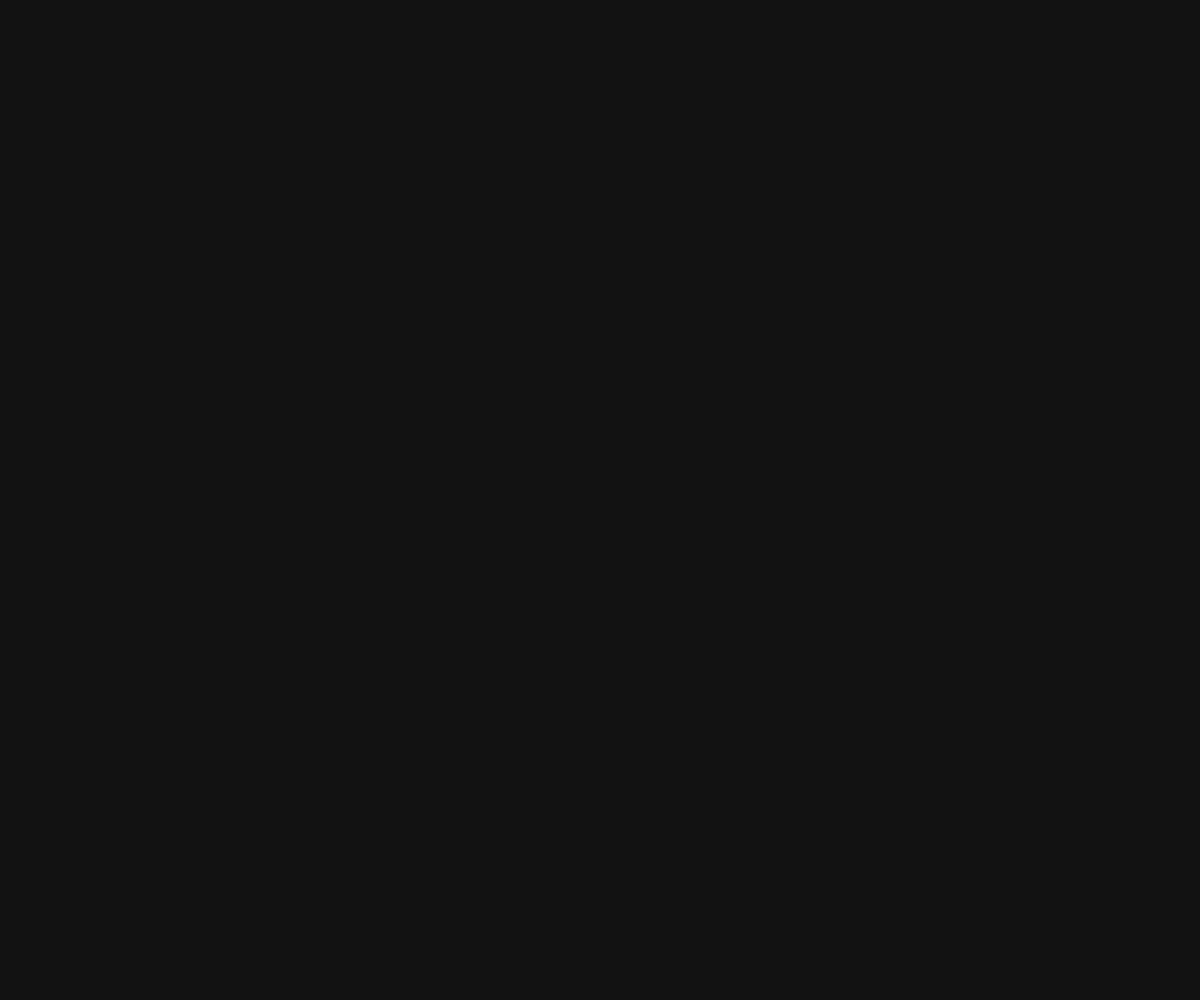
Frame 1 (no input)
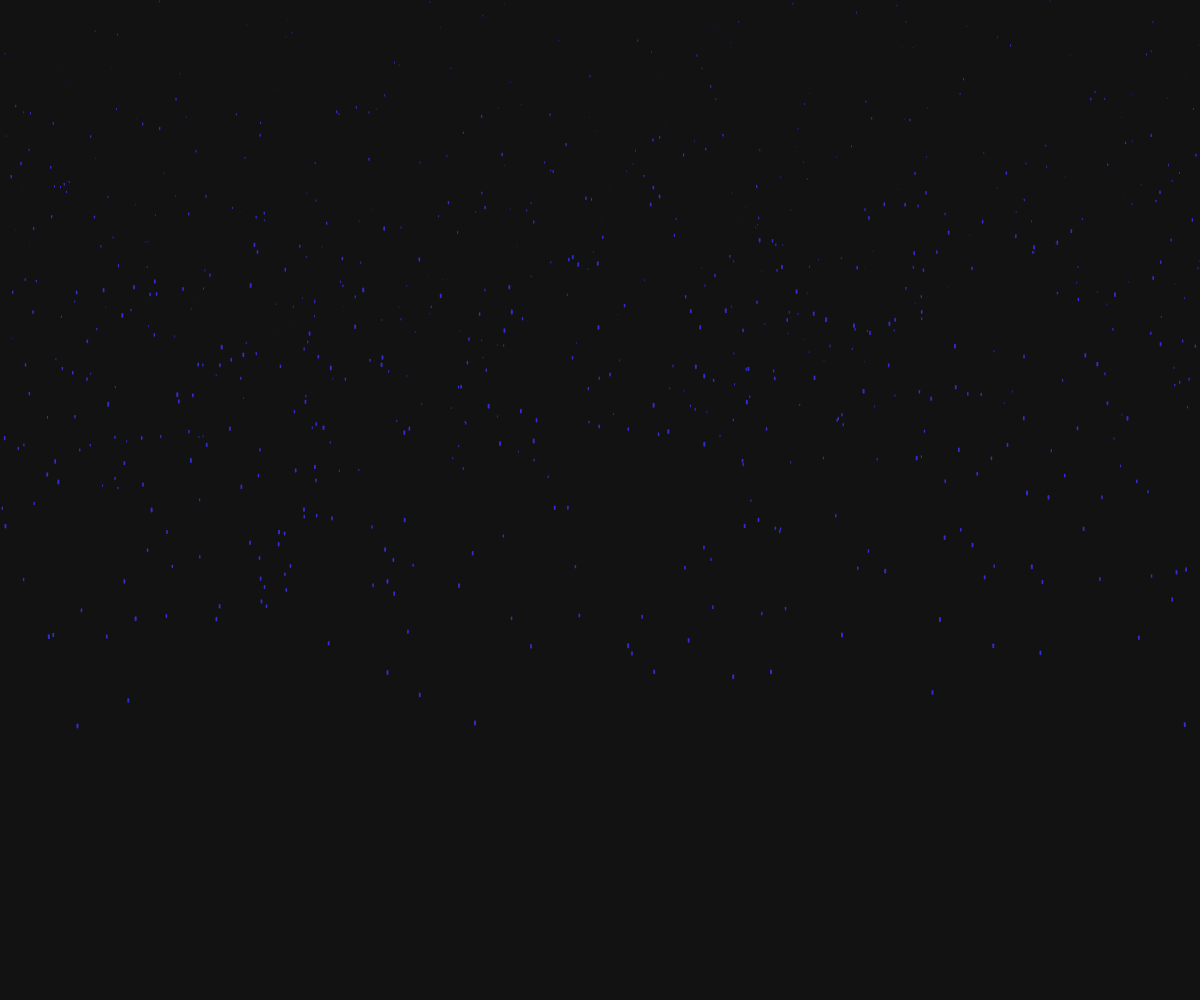
Frame 60 (no input)
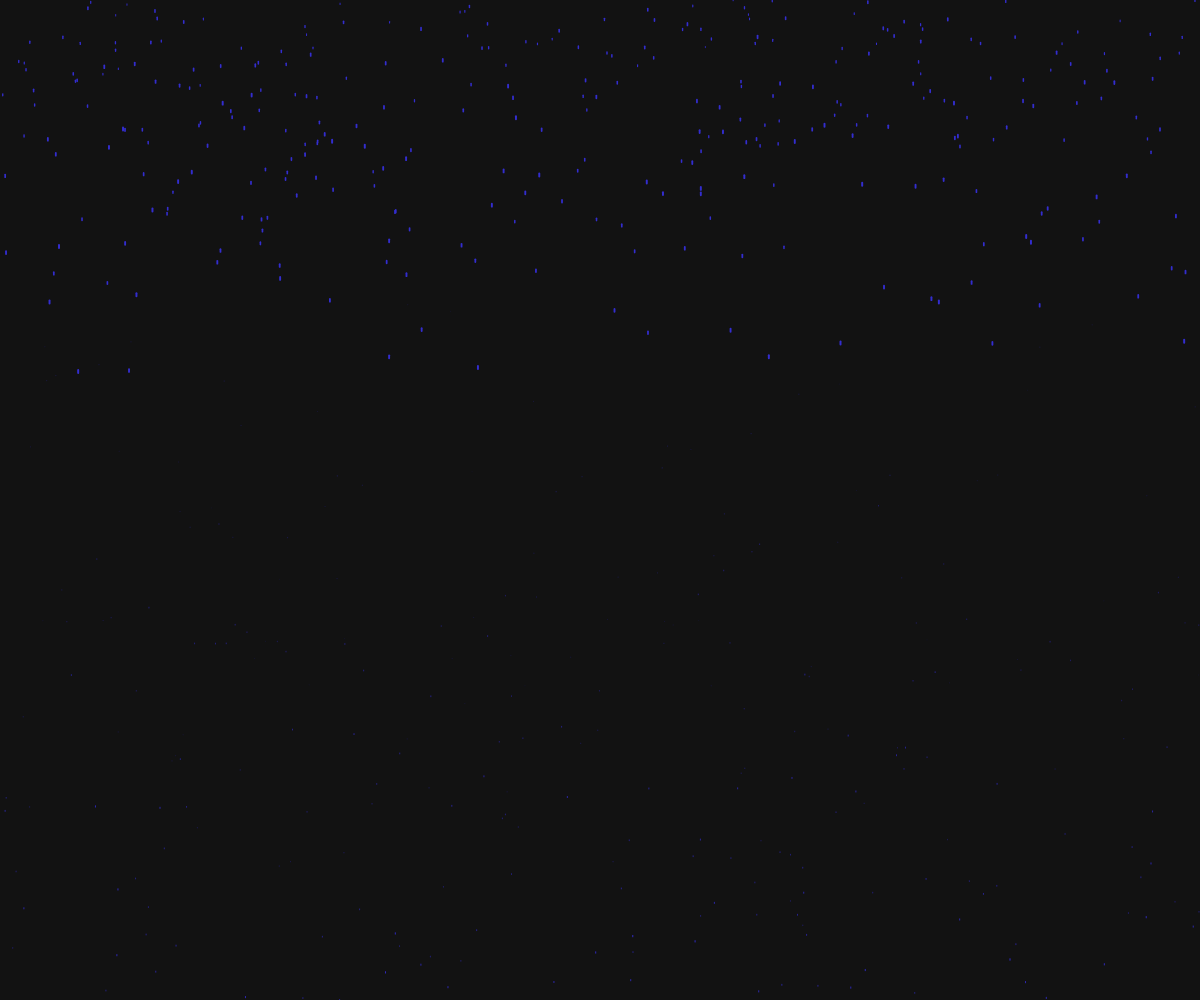
Frame 120 (the mouse pressed at the canvas centre since frame 60)

The p5.js sketch that drew these frames (run headless with seeded random() and noise() and a simulated clock; from frame 60 on, the mouse is pressed at the canvas centre):

// p5.js sketch
// ── sketch.js
var drops = [];

function setup() {
  angleMode(DEGREES)
  createCanvas(windowWidth, windowHeight);
  for (var i = 0; i < 800; i++) {
    drops[i] = new Drop();
  }
}

function draw() {
  background(18, 18, 18);
  for (var i = 0; i < drops.length; i++) {
    drops[i].fall();
    drops[i].show();
  }
}

// ── drop.js
function Drop() {
  this.x = random(width);
  this.y = random(-500, -50);
  this.z = random(0, 20);
  this.len = map(this.z, 0, 20, .2, 3);
  this.yspeed = map(this.z, 0, 20, 5, 7);
  this.xspeed = 0;
  this.speed = this.yspeed + this.xspeed;

  this.fall = function() {

    var grav = map(this.z, 0, 20, .02, .2);
    if(mouseIsPressed){

      var yforce = grav/(Math.abs(this.y - mouseY))
      var xforce = grav/(Math.abs(this.x - mouseX))

      if(mouseY < this.y){ //if mouse is above drop subtract force else add froce
        this.yspeed = this.yspeed - yforce
      } else {
        this.yspeed = this.yspeed + yforce
      }

      if(mouseX < this.x){ //if mouse is to the left of drop subtract force else add force
        this.xspeed = this.xspeed - xforce
      } else {
        this.xspeed = this.xspeed + xforce
      }
    }


    this.yspeed = this.yspeed + grav;
    this.y = this.y + this.yspeed;
    this.x = this.x + this.xspeed;
    this.speed = this.yspeed + this.xspeed;
    var grav = map(this.z, 0, 20, .02, .2);



    if (this.y > height) {
      this.y = random(-200, -100);
      this.yspeed = map(this.z, 0, 20, 5, 7);
    }
  };

  this.show = function() {
    var thick = map(this.z, 0, 20, 0.1, 2);
    strokeWeight(thick);
    stroke(51, 45, 207, 255);
    line(this.x, this.y, this.x, this.y + this.len);
  };
}
